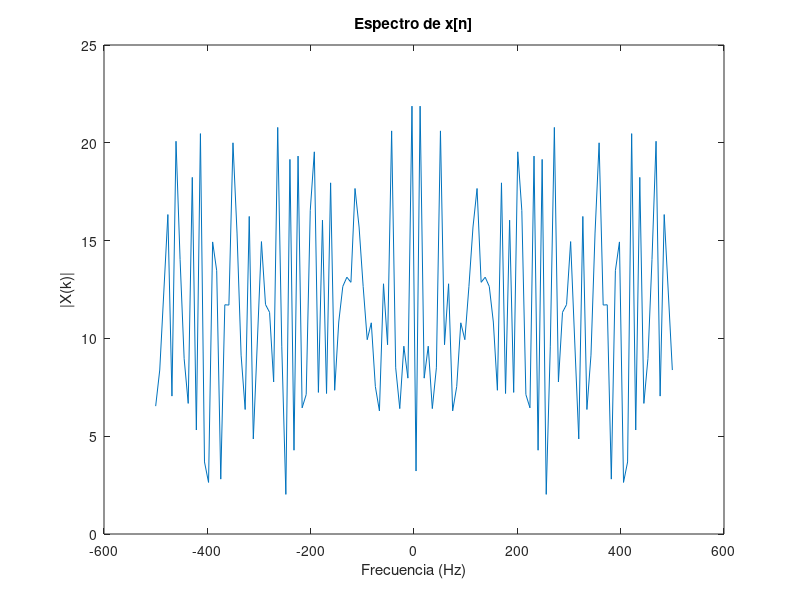
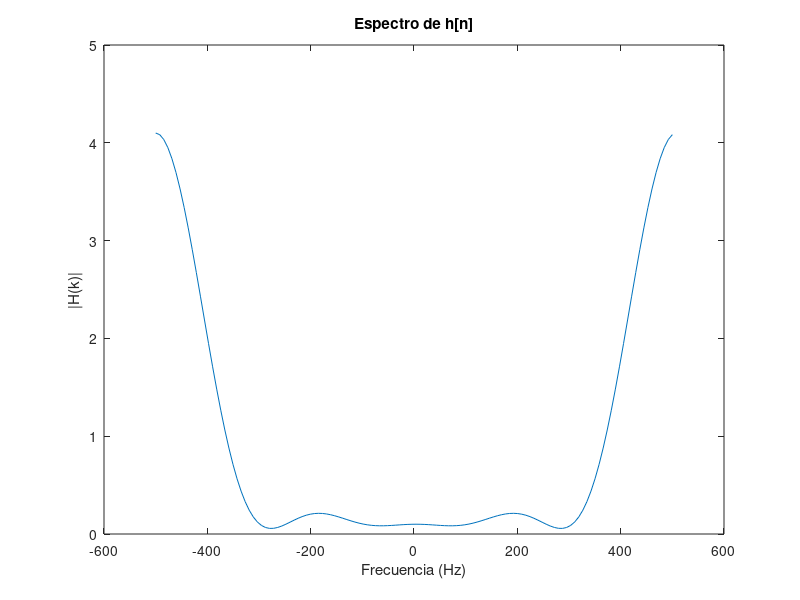
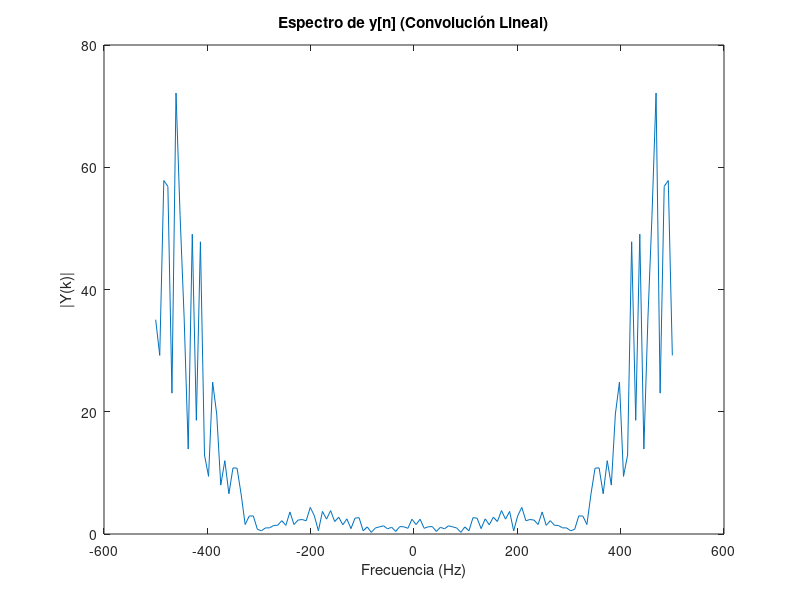
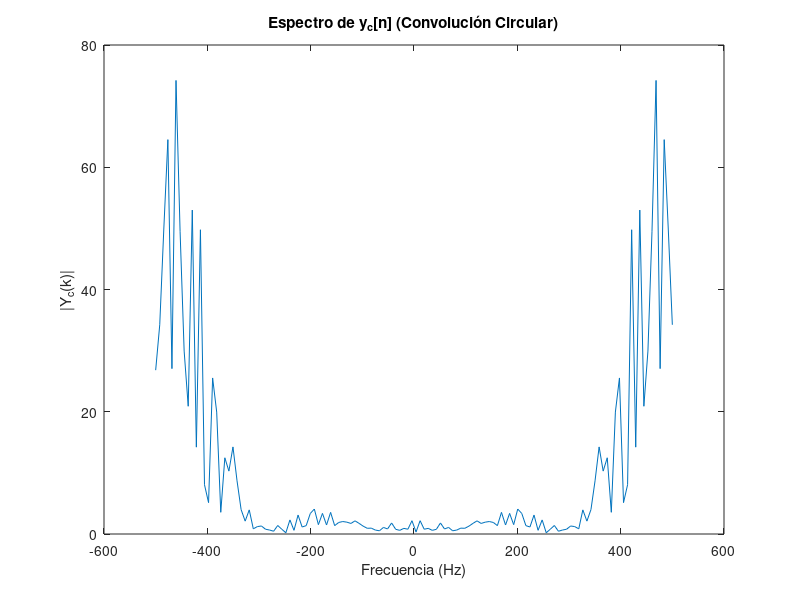

The MATLAB script that drew these images, in order: (Note: this script raises an error after producing the figures.)
%%%%%%%%%%%%%%%%%%%%%%%%%%%%%%%%%%%%%%%%%%%%%%%%%%%%%%%%%%%%
%%%%%%%%%%%%%%  PARTE 1: Convolución Circular %%%%%%%%%%%%%%
%%%%%%%%%%%%%%%%%%%%%%%%%%%%%%%%%%%%%%%%%%%%%%%%%%%%%%%%%%%%

% Parameters
N = 128;        % Length of x[n], can be adjusted
Ts = 1e-3;     % Sampling period

% Generate random signal x[n]
x = randn(N, 1);

% Compute its spectrum X(k)
X = fftshift(fft(x));

% Frequency vector for plotting
Fs = 1/Ts;
f = linspace(-Fs/2, Fs/2, N);

% Plot the spectrum of x[n]
figure;
plot(f, abs(X));
xlabel('Frecuencia (Hz)');
ylabel('|X(k)|');
title('Espectro de x[n]');


% Channel impulse response h[n]
h = [0, -0.1, 0.3, -0.5, 0.7, -0.9, 0.7, -0.5, 0.3, -0.1, 0]';

% Zero-pad h[n] to length N
h_padded = [h; zeros(N - length(h), 1)];

% Compute its spectrum H(k)
H = fftshift(fft(h_padded));

% Plot the spectrum of h[n]
figure;
plot(f, abs(H));
xlabel('Frecuencia (Hz)');
ylabel('|H(k)|');
title('Espectro de h[n]');


% Linear convolution
y = conv(x, h);

% Compute its N-point FFT
Y = fftshift(fft(y, N));

% Plot the spectrum of y[n]
figure;
plot(f, abs(Y));
xlabel('Frecuencia (Hz)');
ylabel('|Y(k)|');
title('Espectro de y[n] (Convolución Lineal)');


% Circular convolution
yc = cconv(x, h, N);  % N-point circular convolution

% Compute its spectrum Yc(k)
Yc = fftshift(fft(yc));

% Plot the spectrum of yc[n]
figure;
plot(f, abs(Yc));
xlabel('Frecuencia (Hz)');
ylabel('|Y_c(k)|');
title('Espectro de y_c[n] (Convolución Circular)');


% Compute product X(k) * H(k)
XH = X .* H;

% Plot comparison between X(k)*H(k) and Y(k)
figure;
subplot(2,1,1);
plot(f, abs(XH), f, abs(Y));
xlabel('Frecuencia (Hz)');
ylabel('Megnitud');
title('Comparación de X(k)*H(k) y Y(k)');
legend('|X(k)*H(k)|', '|Y(k)|');

% Plot comparison between X(k)*H(k) and Yc(k)
subplot(2,1,2);
plot(f, abs(XH), f, abs(Yc));
xlabel('Frecuencia (Hz)');
ylabel('Manitud');
title('Comparación de X(k)*H(k) y Y_c(k)');
legend('|X(k)*H(k)|', '|Y_c(k)|');


% Length of cyclic prefix (should be >= length of h[n]-1)
L = length(h) - 1;

% Construct cyclic prefix from the last L samples of x[n]
cyclic_prefix = x(end-L+1:end);

% Extend x[n] with cyclic prefix
x_ext = [cyclic_prefix; x];

% Optimal length of cyclic prefix is L = length(h) - 1 = 10
fprintf('Chosen cyclic prefix length: %d\n', L);


% Linear convolution with extended signal
y_ext = conv(x_ext, h);

% Remove first L samples to extract circular convolution result
yc_extracted = y_ext(L+1:L+N);

% Verify that extracted yc matches circular convolution yc
difference = max(abs(yc - yc_extracted));
fprintf('Maximum difference between yc and extracted yc: %e\n', difference);


%%%%%%%%%%%%%%%%%%%%%%%%%%%%%%%%%%%%%%%%%%%%%%%%%%%%%%%%%%%%
%%%%%%%%%%%%%%%%%%  PARTE 2: Ecualización %%%%%%%%%%%%%%%%%%
%%%%%%%%%%%%%%%%%%%%%%%%%%%%%%%%%%%%%%%%%%%%%%%%%%%%%%%%%%%%

% OFDM parameters
NFFT = 128;           % FFT size
Ncp = 16;             % Length of cyclic prefix (will vary per case)
Nofdm = 100;          % Number of OFDM symbols
Nsub = 10;            % Number of data subcarriers
modOrder = 4;         % QPSK modulation (M-ary number)

% Channel impulse response h[n]
h = [0, -0.1, 0.3, -0.5, 0.7, -0.9, 0.7, -0.5, 0.3, -0.1, 0]';

% Ideal channel frequency response
H = fft(h, NFFT);

% Generate random bits
numBits = Nsub * Nofdm * log2(modOrder);
bits = randi([0 1], numBits, 1);


%%%%%%%%%%%%%%%%%%%%%%%%%%%%%%%%%%%%%%%%%%%%%%%%%%%%%%%%%%%%
%%%%%%%%%%%%  PARTE A: Intervalo de guarda con 0 %%%%%%%%%%%%%%%%%%
%%%%%%%%%%%%%%%%%%%%%%%%%%%%%%%%%%%%%%%%%%%%%%%%%%%%%%%%%%%%

% Update Ncp for this case
Ncp = 16;

% QPSK Modulation
symbols = moduladorQPSK(bits);

% Reshape symbols into subcarriers x OFDM symbols
symbols_matrix = reshape(symbols, Nsub, Nofdm);

% Initialize OFDM symbol matrix
X = zeros(NFFT, Nofdm);

% Map symbols to subcarriers
X(2:Nsub+1, :) = symbols_matrix;

% OFDM modulation (IFFT)
ofdm_symbols = ifft(X, NFFT);

% Add guard interval filled with zeros
ofdm_with_guard = [zeros(Ncp, Nofdm); ofdm_symbols];

% Serialize the OFDM symbols
s = ofdm_with_guard(:);

% Transmit through channel
s_rx = conv(s, h);
s_rx = s_rx(1:length(s));

% Reshape received signal
s_rx_matrix = reshape(s_rx, NFFT + Ncp, Nofdm);

% Remove the guard interval
received_symbols = s_rx_matrix(Ncp+1:end, :);

% OFDM demodulation (FFT)
Y = fft(received_symbols, NFFT);

size(Y)
size(repmat(H.', 1, Nofdm))

% Frequency domain equalization
Y_eq = Y ./ repmat(H, 1, Nofdm);

% Extract the data subcarriers
received_data = Y_eq(2:Nsub+1, :);
received_data = received_data(:);

% QPSK Demodulation
received_bits = demoduladorQPSK(received_data);

% Calculate BER
num_errors = sum(bits ~= received_bits);
bit_error_rate = num_errors / numBits;
fprintf('Case a) BER with zero guard interval: %f\n', bit_error_rate);

% Constellation Plot
figure;
subplot(1,2,1);
plot(real(symbols), imag(symbols), 'o');
title('Transmitted Constellation');
xlabel('In-Phase');
ylabel('Quadrature');
axis square;

subplot(1,2,2);
plot(real(received_data), imag(received_data), 'o');
title('Received Constellation (Case a)');
xlabel('In-Phase');
ylabel('Quadrature');
axis square;


%%%%%%%%%%%%%%%%%%%%%%%%%%%%%%%%%%%%%%%%%%%%%%%%%%%%%%%%%%%%
%%%%%%%%%%%%  PARTE B: Intervalo de guarda con 0 %%%%%%%%%%%%%%%%%%
%%%%%%%%%%%%%%%%%%%%%%%%%%%%%%%%%%%%%%%%%%%%%%%%%%%%%%%%%%%%

% Update Ncp for Case b)
Ncp = 4;  % Cyclic prefix length less than the channel

% QPSK Modulation
symbols_b = moduladorQPSK(bits);

% Reshape symbols into subcarriers x OFDM symbols
symbols_matrix_b = reshape(symbols_b, Nsub, Nofdm);

% Initialize OFDM symbol matrix
X_b = zeros(NFFT, Nofdm);

% Map symbols to subcarriers
X_b(2:Nsub+1, :) = symbols_matrix_b;

% OFDM modulation (IFFT)
ofdm_symbols_b = ifft(X_b, NFFT);

% Add cyclic prefix (copy of last Ncp samples)
cyclic_prefix_b = ofdm_symbols_b(end-Ncp+1:end, :);
ofdm_with_cp_b = [cyclic_prefix_b; ofdm_symbols_b];

% Serialize the OFDM symbols
s_b = ofdm_with_cp_b(:);

% Transmit through channel
s_rx_b = conv(s_b, h);
s_rx_b = s_rx_b(1:length(s_b));

% Reshape received signal
s_rx_matrix_b = reshape(s_rx_b, NFFT + Ncp, Nofdm);

% Remove the cyclic prefix
received_symbols_b = s_rx_matrix_b(Ncp+1:end, :);

% OFDM demodulation (FFT)
Y_b = fft(received_symbols_b, NFFT);

% Frequency domain equalization
Y_eq_b = Y_b ./ repmat(H, 1, Nofdm);

% Extract the data subcarriers
received_data_b = Y_eq_b(2:Nsub+1, :);
received_data_b = received_data_b(:);

% QPSK Demodulation
received_bits_b = demoduladorQPSK(received_data_b);

% Calculate BER
num_errors_b = sum(bits ~= received_bits_b);
bit_error_rate_b = num_errors_b / numBits;
fprintf('Case b) BER with short cyclic prefix: %f\n', bit_error_rate_b);

% Constellation Plot
figure;
subplot(1,2,1);
plot(real(symbols_b), imag(symbols_b), 'o');
title('Transmitted Constellation');
xlabel('In-Phase');
ylabel('Quadrature');
axis square;

subplot(1,2,2);
plot(real(received_data_b), imag(received_data_b), 'o');
title('Received Constellation (Case b)');
xlabel('In-Phase');
ylabel('Quadrature');
axis square;


%%%%%%%%%%%%%%%%%%%%%%%%%%%%%%%%%%%%%%%%%%%%%%%%%%%%%%%%%%%%
%%%%%%%%%%%%  PARTE C:  %%%%%%%%%%%%%%%%%%
%%%%%%%%%%%%%%%%%%%%%%%%%%%%%%%%%%%%%%%%%%%%%%%%%%%%%%%%%%%%

% Update Ncp for Case c)
Ncp = 16;  % Cyclic prefix length equal to or greater than the channel

% QPSK Modulation
symbols_c = moduladorQPSK(bits);

% Reshape symbols into subcarriers x OFDM symbols
symbols_matrix_c = reshape(symbols_c, Nsub, Nofdm);

% Initialize OFDM symbol matrix
X_c = zeros(NFFT, Nofdm);

% Map symbols to subcarriers
X_c(2:Nsub+1, :) = symbols_matrix_c;

% OFDM modulation (IFFT)
ofdm_symbols_c = ifft(X_c, NFFT);

% Add cyclic prefix (copy of last Ncp samples)
cyclic_prefix_c = ofdm_symbols_c(end-Ncp+1:end, :);
ofdm_with_cp_c = [cyclic_prefix_c; ofdm_symbols_c];

% Serialize the OFDM symbols
s_c = ofdm_with_cp_c(:);

% Transmit through channel
s_rx_c = conv(s_c, h);
s_rx_c = s_rx_c(1:length(s_c));

% Reshape received signal
s_rx_matrix_c = reshape(s_rx_c, NFFT + Ncp, Nofdm);

% Remove the cyclic prefix
received_symbols_c = s_rx_matrix_c(Ncp+1:end, :);

% OFDM demodulation (FFT)
Y_c = fft(received_symbols_c, NFFT);

% Frequency domain equalization
Y_eq_c = Y_c ./ repmat(H, 1, Nofdm);

% Extract the data subcarriers
received_data_c = Y_eq_c(2:Nsub+1, :);
received_data_c = received_data_c(:);

% QPSK Demodulation
received_bits_c = demoduladorQPSK(received_data_c);

% Calculate BER
num_errors_c = sum(bits ~= received_bits_c);
bit_error_rate_c = num_errors_c / numBits;
fprintf('Case c) BER with sufficient cyclic prefix: %f\n', bit_error_rate_c);

% Constellation Plot
figure;
subplot(1,2,1);
plot(real(symbols_c), imag(symbols_c), 'o');
title('Transmitted Constellation');
xlabel('In-Phase');
ylabel('Quadrature');
axis square;

subplot(1,2,2);
plot(real(received_data_c), imag(received_data_c), 'o');
title('Received Constellation (Case c)');
xlabel('In-Phase');
ylabel('Quadrature');
axis square;
